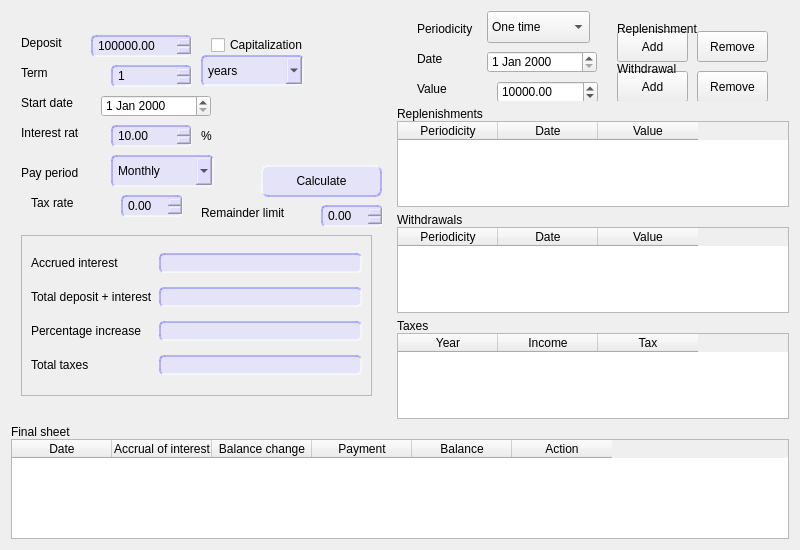
<?xml version="1.0" encoding="UTF-8"?>
<ui version="4.0">
 <class>DepositCalculator</class>
 <widget class="QWidget" name="DepositCalculator">
  <property name="geometry">
   <rect>
    <x>0</x>
    <y>0</y>
    <width>800</width>
    <height>500</height>
   </rect>
  </property>
  <property name="windowTitle">
   <string>Form</string>
  </property>
  <layout class="QGridLayout" name="gridLayout">
   <item row="1" column="1">
    <widget class="QWidget" name="widgetReplenishes" native="true">
     <property name="sizePolicy">
      <sizepolicy hsizetype="Preferred" vsizetype="Fixed">
       <horstretch>0</horstretch>
       <verstretch>0</verstretch>
      </sizepolicy>
     </property>
     <property name="minimumSize">
      <size>
       <width>0</width>
       <height>0</height>
      </size>
     </property>
     <property name="maximumSize">
      <size>
       <width>16777215</width>
       <height>100</height>
      </size>
     </property>
     <layout class="QGridLayout" name="gridLayout_4">
      <property name="leftMargin">
       <number>0</number>
      </property>
      <property name="topMargin">
       <number>0</number>
      </property>
      <property name="rightMargin">
       <number>0</number>
      </property>
      <property name="bottomMargin">
       <number>0</number>
      </property>
      <property name="spacing">
       <number>0</number>
      </property>
      <item row="0" column="0" rowspan="2" colspan="2">
       <widget class="QLabel" name="labelReplenishes">
        <property name="text">
         <string>Replenishments</string>
        </property>
       </widget>
      </item>
      <item row="2" column="0">
       <widget class="QTableWidget" name="tableWidgetReplenishes">
        <property name="sizePolicy">
         <sizepolicy hsizetype="Expanding" vsizetype="Preferred">
          <horstretch>0</horstretch>
          <verstretch>0</verstretch>
         </sizepolicy>
        </property>
        <property name="selectionBehavior">
         <enum>QAbstractItemView::SelectRows</enum>
        </property>
        <column>
         <property name="text">
          <string>Periodicity</string>
         </property>
        </column>
        <column>
         <property name="text">
          <string>Date</string>
         </property>
        </column>
        <column>
         <property name="text">
          <string>Value</string>
         </property>
        </column>
       </widget>
      </item>
     </layout>
    </widget>
   </item>
   <item row="2" column="1">
    <widget class="QWidget" name="widgetWithdrawals" native="true">
     <property name="sizePolicy">
      <sizepolicy hsizetype="Preferred" vsizetype="Fixed">
       <horstretch>0</horstretch>
       <verstretch>0</verstretch>
      </sizepolicy>
     </property>
     <property name="maximumSize">
      <size>
       <width>16777215</width>
       <height>100</height>
      </size>
     </property>
     <layout class="QGridLayout" name="gridLayout_3">
      <property name="leftMargin">
       <number>0</number>
      </property>
      <property name="topMargin">
       <number>0</number>
      </property>
      <property name="rightMargin">
       <number>0</number>
      </property>
      <property name="bottomMargin">
       <number>0</number>
      </property>
      <property name="spacing">
       <number>0</number>
      </property>
      <item row="0" column="0">
       <widget class="QLabel" name="labelWithdrawals">
        <property name="text">
         <string>Withdrawals</string>
        </property>
       </widget>
      </item>
      <item row="1" column="0">
       <widget class="QTableWidget" name="tableWidgetWithdrawals">
        <property name="sizePolicy">
         <sizepolicy hsizetype="Expanding" vsizetype="Preferred">
          <horstretch>0</horstretch>
          <verstretch>0</verstretch>
         </sizepolicy>
        </property>
        <property name="selectionBehavior">
         <enum>QAbstractItemView::SelectRows</enum>
        </property>
        <column>
         <property name="text">
          <string>Periodicity</string>
         </property>
        </column>
        <column>
         <property name="text">
          <string>Date</string>
         </property>
        </column>
        <column>
         <property name="text">
          <string>Value</string>
         </property>
        </column>
       </widget>
      </item>
     </layout>
    </widget>
   </item>
   <item row="0" column="1">
    <widget class="QWidget" name="widgetOperations" native="true">
     <property name="sizePolicy">
      <sizepolicy hsizetype="Preferred" vsizetype="Fixed">
       <horstretch>0</horstretch>
       <verstretch>0</verstretch>
      </sizepolicy>
     </property>
     <property name="minimumSize">
      <size>
       <width>0</width>
       <height>90</height>
      </size>
     </property>
     <property name="maximumSize">
      <size>
       <width>16777215</width>
       <height>100</height>
      </size>
     </property>
     <widget class="QDoubleSpinBox" name="doubleSpinBoxValue">
      <property name="geometry">
       <rect>
        <x>100</x>
        <y>70</y>
        <width>101</width>
        <height>22</height>
       </rect>
      </property>
      <property name="maximum">
       <double>1000000000.000000000000000</double>
      </property>
      <property name="stepType">
       <enum>QAbstractSpinBox::AdaptiveDecimalStepType</enum>
      </property>
      <property name="value">
       <double>10000.000000000000000</double>
      </property>
     </widget>
     <widget class="QLabel" name="labelOperationValue">
      <property name="geometry">
       <rect>
        <x>20</x>
        <y>70</y>
        <width>58</width>
        <height>16</height>
       </rect>
      </property>
      <property name="text">
       <string>Value</string>
      </property>
     </widget>
     <widget class="QDateEdit" name="dateEditOperationDate">
      <property name="geometry">
       <rect>
        <x>90</x>
        <y>40</y>
        <width>110</width>
        <height>22</height>
       </rect>
      </property>
      <property name="minimumDate">
       <date>
        <year>1900</year>
        <month>1</month>
        <day>1</day>
       </date>
      </property>
     </widget>
     <widget class="QLabel" name="labelOperationDate">
      <property name="geometry">
       <rect>
        <x>20</x>
        <y>40</y>
        <width>58</width>
        <height>16</height>
       </rect>
      </property>
      <property name="text">
       <string>Date</string>
      </property>
     </widget>
     <widget class="QComboBox" name="comboBoxOperationPeriodicity">
      <property name="geometry">
       <rect>
        <x>90</x>
        <y>0</y>
        <width>103</width>
        <height>32</height>
       </rect>
      </property>
      <item>
       <property name="text">
        <string>One time</string>
       </property>
      </item>
      <item>
       <property name="text">
        <string>Monthly</string>
       </property>
      </item>
      <item>
       <property name="text">
        <string>Every two months</string>
       </property>
      </item>
      <item>
       <property name="text">
        <string>Quarterly</string>
       </property>
      </item>
      <item>
       <property name="text">
        <string>Twice a year</string>
       </property>
      </item>
      <item>
       <property name="text">
        <string>Annually</string>
       </property>
      </item>
     </widget>
     <widget class="QLabel" name="labelOperationPeriodicity">
      <property name="geometry">
       <rect>
        <x>20</x>
        <y>10</y>
        <width>71</width>
        <height>16</height>
       </rect>
      </property>
      <property name="text">
       <string>Periodicity</string>
      </property>
     </widget>
     <widget class="QPushButton" name="pushButtonRemoveReplenish">
      <property name="geometry">
       <rect>
        <x>300</x>
        <y>20</y>
        <width>71</width>
        <height>31</height>
       </rect>
      </property>
      <property name="text">
       <string>Remove</string>
      </property>
     </widget>
     <widget class="QPushButton" name="pushButtonAddReplenish">
      <property name="geometry">
       <rect>
        <x>220</x>
        <y>20</y>
        <width>71</width>
        <height>31</height>
       </rect>
      </property>
      <property name="text">
       <string>Add</string>
      </property>
     </widget>
     <widget class="QLabel" name="labelReplenishButtons">
      <property name="geometry">
       <rect>
        <x>220</x>
        <y>10</y>
        <width>101</width>
        <height>16</height>
       </rect>
      </property>
      <property name="text">
       <string>Replenishment</string>
      </property>
     </widget>
     <widget class="QPushButton" name="pushButtonAddWithdrawal">
      <property name="geometry">
       <rect>
        <x>220</x>
        <y>60</y>
        <width>71</width>
        <height>31</height>
       </rect>
      </property>
      <property name="text">
       <string>Add</string>
      </property>
     </widget>
     <widget class="QPushButton" name="pushButtonRemoveWithdrawal">
      <property name="geometry">
       <rect>
        <x>300</x>
        <y>60</y>
        <width>71</width>
        <height>31</height>
       </rect>
      </property>
      <property name="text">
       <string>Remove</string>
      </property>
     </widget>
     <widget class="QLabel" name="labelWithdrawalButtons">
      <property name="geometry">
       <rect>
        <x>220</x>
        <y>50</y>
        <width>91</width>
        <height>16</height>
       </rect>
      </property>
      <property name="text">
       <string>Withdrawal</string>
      </property>
     </widget>
    </widget>
   </item>
   <item row="5" column="0" colspan="2">
    <widget class="QWidget" name="widgetEvents" native="true">
     <property name="minimumSize">
      <size>
       <width>0</width>
       <height>0</height>
      </size>
     </property>
     <layout class="QGridLayout" name="gridLayout_2">
      <property name="leftMargin">
       <number>0</number>
      </property>
      <property name="topMargin">
       <number>0</number>
      </property>
      <property name="rightMargin">
       <number>0</number>
      </property>
      <property name="bottomMargin">
       <number>0</number>
      </property>
      <property name="spacing">
       <number>0</number>
      </property>
      <item row="1" column="0">
       <widget class="QLabel" name="labelEvents">
        <property name="text">
         <string>Final sheet</string>
        </property>
       </widget>
      </item>
      <item row="3" column="0">
       <widget class="QTableWidget" name="tableWidgetEvents">
        <property name="minimumSize">
         <size>
          <width>0</width>
          <height>100</height>
         </size>
        </property>
        <column>
         <property name="text">
          <string>Date</string>
         </property>
        </column>
        <column>
         <property name="text">
          <string>Accrual of interest</string>
         </property>
        </column>
        <column>
         <property name="text">
          <string>Balance change</string>
         </property>
        </column>
        <column>
         <property name="text">
          <string>Payment</string>
         </property>
        </column>
        <column>
         <property name="text">
          <string>Balance</string>
         </property>
        </column>
        <column>
         <property name="text">
          <string>Action</string>
         </property>
        </column>
       </widget>
      </item>
     </layout>
    </widget>
   </item>
   <item row="3" column="1">
    <widget class="QWidget" name="widgetTax" native="true">
     <property name="sizePolicy">
      <sizepolicy hsizetype="Preferred" vsizetype="Fixed">
       <horstretch>0</horstretch>
       <verstretch>0</verstretch>
      </sizepolicy>
     </property>
     <property name="minimumSize">
      <size>
       <width>0</width>
       <height>0</height>
      </size>
     </property>
     <property name="maximumSize">
      <size>
       <width>16777215</width>
       <height>100</height>
      </size>
     </property>
     <layout class="QGridLayout" name="gridLayout_5">
      <property name="leftMargin">
       <number>0</number>
      </property>
      <property name="topMargin">
       <number>0</number>
      </property>
      <property name="rightMargin">
       <number>0</number>
      </property>
      <property name="bottomMargin">
       <number>0</number>
      </property>
      <property name="spacing">
       <number>0</number>
      </property>
      <item row="0" column="0">
       <widget class="QLabel" name="labelTaxTable">
        <property name="text">
         <string>Taxes</string>
        </property>
       </widget>
      </item>
      <item row="1" column="0">
       <widget class="QTableWidget" name="tableWidgetTax">
        <property name="sizePolicy">
         <sizepolicy hsizetype="Expanding" vsizetype="Preferred">
          <horstretch>0</horstretch>
          <verstretch>0</verstretch>
         </sizepolicy>
        </property>
        <column>
         <property name="text">
          <string>Year</string>
         </property>
        </column>
        <column>
         <property name="text">
          <string>Income</string>
         </property>
        </column>
        <column>
         <property name="text">
          <string>Tax</string>
         </property>
        </column>
       </widget>
      </item>
     </layout>
    </widget>
   </item>
   <item row="0" column="0" rowspan="4">
    <widget class="QWidget" name="widget" native="true">
     <property name="sizePolicy">
      <sizepolicy hsizetype="Fixed" vsizetype="Fixed">
       <horstretch>0</horstretch>
       <verstretch>0</verstretch>
      </sizepolicy>
     </property>
     <property name="minimumSize">
      <size>
       <width>380</width>
       <height>380</height>
      </size>
     </property>
     <property name="styleSheet">
      <string notr="true">QComboBox {
color: black;
border: 2px solid;
border-style: inset;
border-radius: 5px;
border-color: rgba(130, 127, 255, 133);
padding: 0 5px;
background-color: rgba(218, 216, 255, 130);
}

QComboBox QAbstractItemView {
color: black;
border: 0px solid;
border-radius: 0px;
border-color: rgba(130, 127, 255, 133);
background-color: rgb(172, 191, 255);
selection-color: black;
}

QComboBox:item:selected {
background-color: rgb(255, 105, 103)
}

QPushButton {
font: 15pt &quot;Drexs&quot;;
color: black;
border-style: outset;
border-width: 1.5px;
border-radius: 7px;
border-color: rgba(130, 127, 255, 133);
background-color: rgba(218, 216, 255, 130);
selection-background-color: rgba(130, 127, 255, 133);
selection-color: black;
}

QPushButton:pressed {
background-color: rgb(182, 183, 255);
border-style: inset;
}

QLineEdit {
color: black;
border: 2px solid;
border-style: inset;
border-radius: 5px;
border-color: rgba(130, 127, 255, 133);
padding: 0 8px;
background-color: rgba(218, 216, 255, 130);
selection-background-color: rgba(130, 127, 255, 133);
selection-color: black;
}

QLineEdit::input:focus {
/*border: 2px solid #006080;
border-color: rgba(130, 127, 255, 133);*/
background-color: rgba(130, 127, 255, 133);
}

QDoubleSpinBox {
color: black;
padding: 0 3px;
border: 2px solid;
border-style: inset;
border-radius: 5px;
border-color: rgba(130, 127, 255, 133);
background-color: rgba(218, 216, 255, 130);
selection-background-color: rgba(130, 127, 255, 133);
selection-color: black;
}

QSpinBox {
color: black;
padding: 0 3px;
border: 2px solid;
border-style: inset;
border-radius: 5px;
border-color: rgba(130, 127, 255, 133);
background-color: rgba(218, 216, 255, 130);
selection-background-color: rgba(130, 127, 255, 133);
selection-color: black;
}

QLabel {
color: black;
font: 13pt &quot;Drexs&quot;;
}
</string>
     </property>
     <widget class="QLabel" name="labelDeposit">
      <property name="geometry">
       <rect>
        <x>10</x>
        <y>10</y>
        <width>58</width>
        <height>16</height>
       </rect>
      </property>
      <property name="text">
       <string>Deposit</string>
      </property>
     </widget>
     <widget class="QComboBox" name="comboBoxTermUnit">
      <property name="geometry">
       <rect>
        <x>190</x>
        <y>30</y>
        <width>103</width>
        <height>31</height>
       </rect>
      </property>
      <property name="currentIndex">
       <number>2</number>
      </property>
      <item>
       <property name="text">
        <string>days</string>
       </property>
      </item>
      <item>
       <property name="text">
        <string>months</string>
       </property>
      </item>
      <item>
       <property name="text">
        <string>years</string>
       </property>
      </item>
     </widget>
     <widget class="QLabel" name="labelTerm">
      <property name="geometry">
       <rect>
        <x>10</x>
        <y>40</y>
        <width>58</width>
        <height>16</height>
       </rect>
      </property>
      <property name="text">
       <string>Term</string>
      </property>
     </widget>
     <widget class="QLabel" name="labelStartDate">
      <property name="geometry">
       <rect>
        <x>10</x>
        <y>70</y>
        <width>58</width>
        <height>16</height>
       </rect>
      </property>
      <property name="text">
       <string>Start date</string>
      </property>
     </widget>
     <widget class="QDateEdit" name="dateEditStartDate">
      <property name="geometry">
       <rect>
        <x>90</x>
        <y>70</y>
        <width>110</width>
        <height>22</height>
       </rect>
      </property>
      <property name="minimumDateTime">
       <datetime>
        <hour>0</hour>
        <minute>0</minute>
        <second>0</second>
        <year>1900</year>
        <month>1</month>
        <day>1</day>
       </datetime>
      </property>
      <property name="minimumDate">
       <date>
        <year>1900</year>
        <month>1</month>
        <day>1</day>
       </date>
      </property>
     </widget>
     <widget class="QLabel" name="labelRate">
      <property name="geometry">
       <rect>
        <x>10</x>
        <y>100</y>
        <width>58</width>
        <height>16</height>
       </rect>
      </property>
      <property name="text">
       <string>Interest rate</string>
      </property>
     </widget>
     <widget class="QCheckBox" name="checkBoxCapitalization">
      <property name="geometry">
       <rect>
        <x>200</x>
        <y>10</y>
        <width>111</width>
        <height>20</height>
       </rect>
      </property>
      <property name="text">
       <string>Capitalization</string>
      </property>
     </widget>
     <widget class="QLabel" name="labelPeriodicity">
      <property name="geometry">
       <rect>
        <x>10</x>
        <y>140</y>
        <width>58</width>
        <height>16</height>
       </rect>
      </property>
      <property name="text">
       <string>Pay periodicity</string>
      </property>
     </widget>
     <widget class="QComboBox" name="comboBoxPeriodicity">
      <property name="geometry">
       <rect>
        <x>100</x>
        <y>130</y>
        <width>103</width>
        <height>32</height>
       </rect>
      </property>
      <property name="currentIndex">
       <number>3</number>
      </property>
      <item>
       <property name="text">
        <string>At end</string>
       </property>
      </item>
      <item>
       <property name="text">
        <string>Daily</string>
       </property>
      </item>
      <item>
       <property name="text">
        <string>Weekly</string>
       </property>
      </item>
      <item>
       <property name="text">
        <string>Monthly</string>
       </property>
      </item>
      <item>
       <property name="text">
        <string>Quarterly</string>
       </property>
      </item>
      <item>
       <property name="text">
        <string>Twice a year</string>
       </property>
      </item>
      <item>
       <property name="text">
        <string>Annually</string>
       </property>
      </item>
     </widget>
     <widget class="QPushButton" name="pushButtonCalculate">
      <property name="geometry">
       <rect>
        <x>250</x>
        <y>140</y>
        <width>121</width>
        <height>32</height>
       </rect>
      </property>
      <property name="text">
       <string>Calculate</string>
      </property>
     </widget>
     <widget class="QDoubleSpinBox" name="doubleSpinBoxRate">
      <property name="geometry">
       <rect>
        <x>100</x>
        <y>100</y>
        <width>81</width>
        <height>22</height>
       </rect>
      </property>
      <property name="maximum">
       <double>1000.000000000000000</double>
      </property>
      <property name="stepType">
       <enum>QAbstractSpinBox::AdaptiveDecimalStepType</enum>
      </property>
      <property name="value">
       <double>10.000000000000000</double>
      </property>
     </widget>
     <widget class="QDoubleSpinBox" name="doubleSpinBoxDeposit">
      <property name="geometry">
       <rect>
        <x>80</x>
        <y>10</y>
        <width>101</width>
        <height>22</height>
       </rect>
      </property>
      <property name="decimals">
       <number>2</number>
      </property>
      <property name="maximum">
       <double>1000000000.000000000000000</double>
      </property>
      <property name="stepType">
       <enum>QAbstractSpinBox::AdaptiveDecimalStepType</enum>
      </property>
      <property name="value">
       <double>100000.000000000000000</double>
      </property>
     </widget>
     <widget class="QSpinBox" name="spinBoxTerm">
      <property name="geometry">
       <rect>
        <x>100</x>
        <y>40</y>
        <width>81</width>
        <height>22</height>
       </rect>
      </property>
      <property name="minimum">
       <number>1</number>
      </property>
      <property name="maximum">
       <number>1000</number>
      </property>
      <property name="stepType">
       <enum>QAbstractSpinBox::AdaptiveDecimalStepType</enum>
      </property>
     </widget>
     <widget class="QLabel" name="labelPercent">
      <property name="geometry">
       <rect>
        <x>190</x>
        <y>100</y>
        <width>31</width>
        <height>21</height>
       </rect>
      </property>
      <property name="text">
       <string>%</string>
      </property>
     </widget>
     <widget class="QDoubleSpinBox" name="doubleSpinBoxTax">
      <property name="geometry">
       <rect>
        <x>110</x>
        <y>170</y>
        <width>62</width>
        <height>22</height>
       </rect>
      </property>
      <property name="maximum">
       <double>100.000000000000000</double>
      </property>
      <property name="stepType">
       <enum>QAbstractSpinBox::AdaptiveDecimalStepType</enum>
      </property>
     </widget>
     <widget class="QLabel" name="labelTax">
      <property name="geometry">
       <rect>
        <x>20</x>
        <y>170</y>
        <width>71</width>
        <height>16</height>
       </rect>
      </property>
      <property name="text">
       <string>Tax rate</string>
      </property>
     </widget>
     <widget class="QDoubleSpinBox" name="doubleSpinBoxRemainderLimit">
      <property name="geometry">
       <rect>
        <x>310</x>
        <y>180</y>
        <width>62</width>
        <height>22</height>
       </rect>
      </property>
      <property name="maximum">
       <double>1000000000.000000000000000</double>
      </property>
      <property name="stepType">
       <enum>QAbstractSpinBox::AdaptiveDecimalStepType</enum>
      </property>
     </widget>
     <widget class="QLabel" name="labelRemainderLimit">
      <property name="geometry">
       <rect>
        <x>190</x>
        <y>180</y>
        <width>121</width>
        <height>16</height>
       </rect>
      </property>
      <property name="text">
       <string>Remainder limit</string>
      </property>
     </widget>
     <widget class="QFrame" name="frame">
      <property name="geometry">
       <rect>
        <x>10</x>
        <y>210</y>
        <width>351</width>
        <height>161</height>
       </rect>
      </property>
      <property name="frameShape">
       <enum>QFrame::StyledPanel</enum>
      </property>
      <property name="frameShadow">
       <enum>QFrame::Raised</enum>
      </property>
      <layout class="QGridLayout" name="gridLayout_6">
       <item row="4" column="1">
        <widget class="QLineEdit" name="lineEditTotalTax">
         <property name="readOnly">
          <bool>true</bool>
         </property>
        </widget>
       </item>
       <item row="3" column="1">
        <widget class="QLineEdit" name="lineEditGain">
         <property name="inputMask">
          <string/>
         </property>
         <property name="readOnly">
          <bool>true</bool>
         </property>
        </widget>
       </item>
       <item row="0" column="1">
        <widget class="QLineEdit" name="lineEditAccruedInterest">
         <property name="readOnly">
          <bool>true</bool>
         </property>
        </widget>
       </item>
       <item row="0" column="0">
        <widget class="QLabel" name="labelAccruedInterest">
         <property name="text">
          <string>Accrued interest</string>
         </property>
        </widget>
       </item>
       <item row="2" column="1">
        <widget class="QLineEdit" name="lineEditTotal">
         <property name="readOnly">
          <bool>true</bool>
         </property>
        </widget>
       </item>
       <item row="2" column="0">
        <widget class="QLabel" name="labelTotal">
         <property name="text">
          <string>Total deposit + interest</string>
         </property>
        </widget>
       </item>
       <item row="3" column="0">
        <widget class="QLabel" name="labelGain">
         <property name="text">
          <string>Percentage increase</string>
         </property>
        </widget>
       </item>
       <item row="4" column="0">
        <widget class="QLabel" name="labelTotalTax">
         <property name="text">
          <string>Total taxes</string>
         </property>
        </widget>
       </item>
      </layout>
     </widget>
    </widget>
   </item>
  </layout>
 </widget>
 <resources/>
 <connections/>
</ui>
